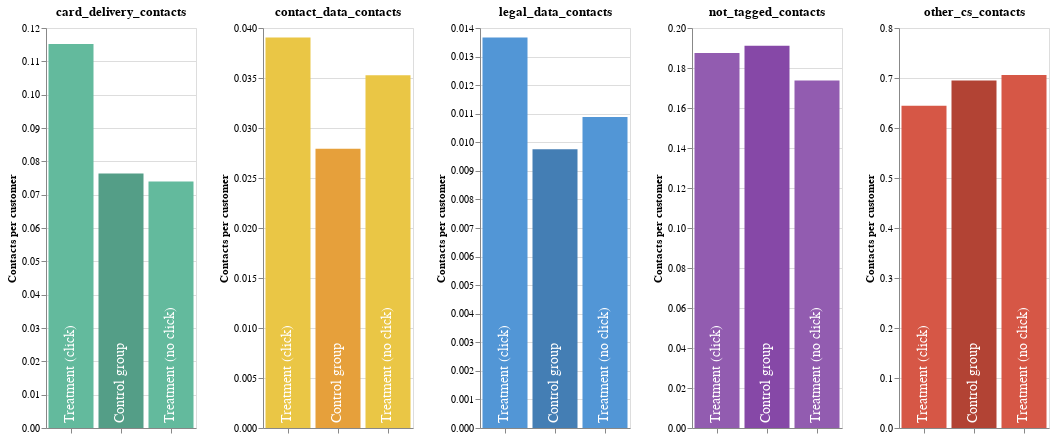

The notebook cell saved with this chart:
### Markdown cell above
Finally let us take a look at the dynamics of separate tags for three groups of customers: a) control group b) treatment group c) treatment who clicked on button. This could give us some insight on what issues the customers were facing.

Since the customers who clicked on button are much fewer, side-by-side charts are displayed in contacts per customer. It also should be noted, that one customer here could have several contacts with different contact reasons. All contacts will be taken in the numerator.

### Code cell
tags = [
    "card_delivery_contacts",
    "contact_data_contacts",
    "legal_data_contacts",
    "not_tagged_contacts",
]
charts = []
test_dict = {}
colors = [
    "#63BA9D",
    "#EAC645",
    "#5296D6",
    "#925CB0",
    "#549E87",
    "#E6A03B",
    "#447EB4",
    "#8648A7",
]
for idx, val in enumerate(tags):
    test_setup = con.execute(
        f"""
            select
                case 
                    when treatment_group = False then 'Control group'
                    when button_clicked = True then 'Treatment (click)'
                    else 'Treatment (no click)'
                end as user_group,
                sum({val}) as contacts,
                sum(contacts) as customers_in_group,
                sum({val}) / sum(contacts) contacts_per_cst
            from raw_data
            where contacts >= 1
            group by 1
            order by 1
        """
    ).fetchdf()

    bars = (
        alt.Chart(test_setup)
        .mark_bar()
        .encode(
            x=alt.X(
                "user_group",
                title=None,
                axis=alt.Axis(labels=False),
                sort=["Treatment (click)", "Control group", "Treatment (no click"],
            ),
            y=alt.Y("contacts_per_cst:Q", title="Contacts per customer"),
            color=alt.condition(
                alt.datum.user_group == "Control group",
                alt.value(colors[idx + 4]),
                alt.value(colors[idx]),
            ),
        )
        .properties(width=150, height=400, title=f"{val}")
    )

    text = (
        alt.Chart(test_setup)
        .mark_text(
            align="left",
            fontSize=14,
            dy=6,
            dx=5,
            color="white",
            angle=270,
            baseline="bottom",
        )
        .encode(
            x=alt.X(
                "user_group",
                sort=["Treatment (click)", "Control group", "Treatment (no click"],
            ),
            y=alt.value(400),
            text=alt.Text("user_group"),
        )
    )

    charts.append(bars + text)

    # perform tests for all values
    click_contacts = round(test_setup.iloc[1]["contacts"])
    click_size = round(test_setup.iloc[1]["customers_in_group"])
    no_click_contacts = round(test_setup.iloc[2]["contacts"])
    no_click_size = round(test_setup.iloc[2]["customers_in_group"])
    control_rate = test_setup.iloc[0]["contacts_per_cst"]

    click_less = round(
        binom_test(x=click_contacts, n=click_size, p=control_rate, alternative="less"),
        2,
    )
    click_more = round(
        binom_test(
            x=click_contacts, n=click_size, p=control_rate, alternative="greater"
        ),
        2,
    )
    no_click_less = round(
        binom_test(
            x=no_click_contacts, n=no_click_size, p=control_rate, alternative="less"
        ),
        2,
    )
    no_click_more = round(
        binom_test(
            x=no_click_contacts, n=no_click_size, p=control_rate, alternative="greater"
        ),
        2,
    )

    test_dict[val] = {
        "click": {
            "contacts": click_contacts,
            "group_size": click_size,
            "p_value_less": click_less,
            "p_value_more": click_more,
        },
        "no_click": {
            "contacts": no_click_contacts,
            "group_size": no_click_size,
            "p_value_less": no_click_less,
            "p_value_more": no_click_more,
        },
    }

test_setup = con.execute(
    f"""
        select
            case 
                when treatment_group = False then 'Control group'
                when button_clicked = True then 'Treatment (click)'
                else 'Treatment (no click)'
            end as user_group,
            sum(contacts - card_delivery_contacts - contact_data_contacts - legal_data_contacts - not_tagged_contacts) as contacts,
            sum(contacts) as customers_in_group,
            sum(contacts - card_delivery_contacts - contact_data_contacts - legal_data_contacts - not_tagged_contacts) / sum(contacts) contacts_per_cst
        from raw_data
        where contacts >= 1
        group by 1
        order by 1
    """
).fetchdf()

bars = (
    alt.Chart(test_setup)
    .mark_bar()
    .encode(
        x=alt.X(
            "user_group",
            title=None,
            axis=alt.Axis(labels=False),
            sort=["Treatment (click)", "Control group", "Treatment (no click"],
        ),
        y=alt.Y("contacts_per_cst:Q", title="Contacts per customer"),
        color=alt.condition(
            alt.datum.user_group == "Control group",
            alt.value("#B24334"),
            alt.value("#D65746"),
        ),
    )
    .properties(width=150, height=400, title="other_cs_contacts")
)

text = (
    alt.Chart(test_setup)
    .mark_text(
        align="left",
        fontSize=14,
        dy=6,
        dx=5,
        color="white",
        angle=270,
        baseline="bottom",
    )
    .encode(
        x=alt.X(
            "user_group",
            sort=["Treatment (click)", "Control group", "Treatment (no click"],
        ),
        y=alt.value(400),
        text=alt.Text("user_group"),
    )
)
charts.append(bars + text)

click_contacts = round(test_setup.iloc[1]["contacts"])
click_size = round(test_setup.iloc[1]["customers_in_group"])
no_click_contacts = round(test_setup.iloc[2]["contacts"])
no_click_size = round(test_setup.iloc[2]["customers_in_group"])
control_rate = test_setup.iloc[0]["contacts_per_cst"]

click_less = round(
    binom_test(x=click_contacts, n=click_size, p=control_rate, alternative="less"), 2
)
click_more = round(
    binom_test(x=click_contacts, n=click_size, p=control_rate, alternative="greater"), 2
)
no_click_less = round(
    binom_test(
        x=no_click_contacts, n=no_click_size, p=control_rate, alternative="less"
    ),
    2,
)
no_click_more = round(
    binom_test(
        x=no_click_contacts, n=no_click_size, p=control_rate, alternative="greater"
    ),
    2,
)

test_dict["other_cs_contacts"] = {
    "click": {
        "contacts": click_contacts,
        "group_size": click_size,
        "p_value_less": click_less,
        "p_value_more": click_more,
    },
    "no_click": {
        "contacts": no_click_contacts,
        "group_size": no_click_size,
        "p_value_less": no_click_less,
        "p_value_more": no_click_more,
    },
}


alt.hconcat(*charts)

### Figure 1 — Vega-Lite specification as saved in the notebook (floating-point values rounded to 4 significant figures)
{"config": {"view": {"continuousWidth": 400, "continuousHeight": 300}}, "hconcat": [{"layer": [{"mark": "bar", "encoding": {"color": {"condition": {"value": "#549E87", "test": "(datum.user_group === 'Control group')"}, "value": "#63BA9D"}, "x": {"type": "nominal", "axis": {"labels": false}, "field": "user_group", "sort": ["Treatment (click)", "Control group", "Treatment (no click"], "title": null}, "y": {"type": "quantitative", "field": "contacts_per_cst", "title": "Contacts per customer"}}, "height": 400, "title": "card_delivery_contacts", "width": 150}, {"mark": {"type": "text", "align": "left", "angle": 270, "baseline": "bottom", "color": "white", "dx": 5, "dy": 6, "fontSize": 14}, "encoding": {"text": {"type": "nominal", "field": "user_group"}, "x": {"type": "nominal", "field": "user_group", "sort": ["Treatment (click)", "Control group", "Treatment (no click"]}, "y": {"value": 400}}}], "data": {"name": "data-5d82bd7eb38395219b431d0f22f85397"}}, {"layer": [{"mark": "bar", "encoding": {"color": {"condition": {"value": "#E6A03B", "test": "(datum.user_group === 'Control group')"}, "value": "#EAC645"}, "x": {"type": "nominal", "axis": {"labels": false}, "field": "user_group", "sort": ["Treatment (click)", "Control group", "Treatment (no click"], "title": null}, "y": {"type": "quantitative", "field": "contacts_per_cst", "title": "Contacts per customer"}}, "height": 400, "title": "contact_data_contacts", "width": 150}, {"mark": {"type": "text", "align": "left", "angle": 270, "baseline": "bottom", "color": "white", "dx": 5, "dy": 6, "fontSize": 14}, "encoding": {"text": {"type": "nominal", "field": "user_group"}, "x": {"type": "nominal", "field": "user_group", "sort": ["Treatment (click)", "Control group", "Treatment (no click"]}, "y": {"value": 400}}}], "data": {"name": "data-706a63d8dcee45b7e0f0aa3b8976f639"}}, {"layer": [{"mark": "bar", "encoding": {"color": {"condition": {"value": "#447EB4", "test": "(datum.user_group === 'Control group')"}, "value": "#5296D6"}, "x": {"type": "nominal", "axis": {"labels": false}, "field": "user_group", "sort": ["Treatment (click)", "Control group", "Treatment (no click"], "title": null}, "y": {"type": "quantitative", "field": "contacts_per_cst", "title": "Contacts per customer"}}, "height": 400, "title": "legal_data_contacts", "width": 150}, {"mark": {"type": "text", "align": "left", "angle": 270, "baseline": "bottom", "color": "white", "dx": 5, "dy": 6, "fontSize": 14}, "encoding": {"text": {"type": "nominal", "field": "user_group"}, "x": {"type": "nominal", "field": "user_group", "sort": ["Treatment (click)", "Control group", "Treatment (no click"]}, "y": {"value": 400}}}], "data": {"name": "data-b70a77690e587acb604f1ebc0ffe9ef6"}}, {"layer": [{"mark": "bar", "encoding": {"color": {"condition": {"value": "#8648A7", "test": "(datum.user_group === 'Control group')"}, "value": "#925CB0"}, "x": {"type": "nominal", "axis": {"labels": false}, "field": "user_group", "sort": ["Treatment (click)", "Control group", "Treatment (no click"], "title": null}, "y": {"type": "quantitative", "field": "contacts_per_cst", "title": "Contacts per customer"}}, "height": 400, "title": "not_tagged_contacts", "width": 150}, {"mark": {"type": "text", "align": "left", "angle": 270, "baseline": "bottom", "color": "white", "dx": 5, "dy": 6, "fontSize": 14}, "encoding": {"text": {"type": "nominal", "field": "user_group"}, "x": {"type": "nominal", "field": "user_group", "sort": ["Treatment (click)", "Control group", "Treatment (no click"]}, "y": {"value": 400}}}], "data": {"name": "data-acdfe4ba6341dd3f7c9a2e79a36b9028"}}, {"layer": [{"mark": "bar", "encoding": {"color": {"condition": {"value": "#B24334", "test": "(datum.user_group === 'Control group')"}, "value": "#D65746"}, "x": {"type": "nominal", "axis": {"labels": false}, "field": "user_group", "sort": ["Treatment (click)", "Control group", "Treatment (no click"], "title": null}, "y": {"type": "quantitative", "field": "contacts_per_cst", "title": "Contacts per customer"}}, "height": 400, "title": "other_cs_contacts", "width": 150}, {"mark": {"type": "text", "align": "left", "angle": 270, "baseline": "bottom", "color": "white", "dx": 5, "dy": 6, "fontSize": 14}, "encoding": {"text": {"type": "nominal", "field": "user_group"}, "x": {"type": "nominal", "field": "user_group", "sort": ["Treatment (click)", "Control group", "Treatment (no click"]}, "y": {"value": 400}}}], "data": {"name": "data-767443e415dbe7578ccfd9fdc1ec94a9"}}], "$schema": "https://vega.github.io/schema/vega-lite/v4.8.1.json", "datasets": {"data-5d82bd7eb38395219b431d0f22f85397": [{"user_group": "Control group", "contacts": 227.0, "customers_in_group": 2972.0, "contacts_per_cst": 0.07638}, {"user_group": "Treatment (click)", "contacts": 59.0, "customers_in_group": 512.0, "contacts_per_cst": 0.1152}, {"user_group": "Treatment (no click)", "contacts": 197.0, "customers_in_group": 2665.0, "contacts_per_cst": 0.07392}], "data-706a63d8dcee45b7e0f0aa3b8976f639": [{"user_group": "Control group", "contacts": 83.0, "customers_in_group": 2972.0, "contacts_per_cst": 0.02793}, {"user_group": "Treatment (click)", "contacts": 20.0, "customers_in_group": 512.0, "contacts_per_cst": 0.03906}, {"user_group": "Treatment (no click)", "contacts": 94.0, "customers_in_group": 2665.0, "contacts_per_cst": 0.03527}], "data-b70a77690e587acb604f1ebc0ffe9ef6": [{"user_group": "Control group", "contacts": 29.0, "customers_in_group": 2972.0, "contacts_per_cst": 0.009758}, {"user_group": "Treatment (click)", "contacts": 7.0, "customers_in_group": 512.0, "contacts_per_cst": 0.01367}, {"user_group": "Treatment (no click)", "contacts": 29.0, "customers_in_group": 2665.0, "contacts_per_cst": 0.01088}], "data-acdfe4ba6341dd3f7c9a2e79a36b9028": [{"user_group": "Control group", "contacts": 568.0, "customers_in_group": 2972.0, "contacts_per_cst": 0.1911}, {"user_group": "Treatment (click)", "contacts": 96.0, "customers_in_group": 512.0, "contacts_per_cst": 0.1875}, {"user_group": "Treatment (no click)", "contacts": 463.0, "customers_in_group": 2665.0, "contacts_per_cst": 0.1737}], "data-767443e415dbe7578ccfd9fdc1ec94a9": [{"user_group": "Control group", "contacts": 2065.0, "customers_in_group": 2972.0, "contacts_per_cst": 0.6948}, {"user_group": "Treatment (click)", "contacts": 330.0, "customers_in_group": 512.0, "contacts_per_cst": 0.6445}, {"user_group": "Treatment (no click)", "contacts": 1882.0, "customers_in_group": 2665.0, "contacts_per_cst": 0.7062}]}}
